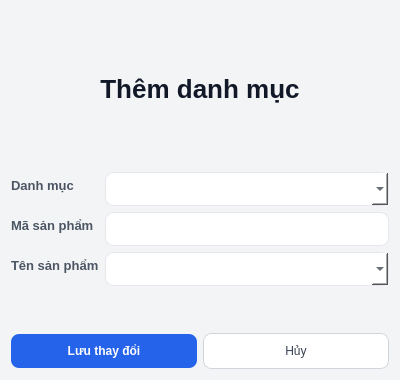
<?xml version="1.0" encoding="UTF-8"?>
<ui version="4.0">
 <class>Dialog</class>
 <widget class="QDialog" name="Dialog">
  <property name="geometry">
   <rect>
    <x>0</x>
    <y>0</y>
    <width>400</width>
    <height>380</height>
   </rect>
  </property>
  <property name="windowTitle">
   <string>Dialog</string>
  </property>
  <property name="styleSheet">
   <string notr="true">/* 1. Tổng thể Cửa sổ Dialog  */
QDialog {
    background-color: #f3f4f6; /* Nền xám nhạt đồng bộ toàn hệ thống */
    font-family: &quot;Inter&quot;, &quot;Segoe UI&quot;, sans-serif;
}

/* 2. Tiêu đề chính [cite: 108, 514] */
QLabel#lblTitleThemDanhMuc {
    font-size: 26px;
    font-weight: 800; /* Extra Bold */
    color: #111827;   /* Đen tuyền */
    padding: 10px 0px;
}

/* 3. Nhãn thuộc tính (Labels) [cite: 113, 519] */
QLabel#lblMaSP, QLabel#lblTenSP, QLabel#lblDanhMuc {
    font-size: 13px;
    font-weight: 600; /* Semi-bold */
    color: #4b5563;   /* Xám đậm chuyên nghiệp */
}

/* 4. Các ô nhập liệu (Inputs) [cite: 520-522] */
QLineEdit, QComboBox {
    background-color: #ffffff;
    border: 1px solid #e5e7eb;
    border-radius: 8px;
    padding: 8px 12px;
    color: #111827;
}

/* Hiệu ứng khi focus [cite: 521-522] */
QLineEdit:focus, QComboBox:focus {
    border: 2px solid #2563eb; /* Xanh dương thương hiệu */
}

/* Ô Read-Only [cite: 522-523] */
QLineEdit[readOnly=&quot;true&quot;] {
    background-color: #f3f4f6;
    color: #6b7280;
}

/* 5. Nút bấm (Buttons) [cite: 523-525, 562] */
/* Nút LƯU */
QPushButton#btnLuu {
    background-color: #2563eb;
    color: #ffffff;
    font-weight: 700;
    border-radius: 8px;
    padding: 10px 24px;
}

QPushButton#btnLuu:hover {
    background-color: #1d4ed8;
}

/* Nút HỦY */
QPushButton#btnHuy {
    background-color: #ffffff;
    color: #374151;
    border: 1px solid #d1d5db;
    border-radius: 8px;
    padding: 10px 24px;
}

QPushButton#btnHuy:hover {
    background-color: #f9fafb;
}</string>
  </property>
  <layout class="QVBoxLayout" name="verticalLayout">
   <item>
    <widget class="QLabel" name="lblTitleThemDanhMuc">
     <property name="text">
      <string>Thêm danh mục</string>
     </property>
     <property name="alignment">
      <set>Qt::AlignCenter</set>
     </property>
    </widget>
   </item>
   <item>
    <layout class="QFormLayout" name="formLayout">
     <item row="0" column="0">
      <widget class="QLabel" name="lblDanhMuc">
       <property name="text">
        <string>Danh mục</string>
       </property>
      </widget>
     </item>
     <item row="0" column="1">
      <widget class="QComboBox" name="cbDanhMuc"/>
     </item>
     <item row="1" column="0">
      <widget class="QLabel" name="lblMaSP">
       <property name="text">
        <string>Mã sản phẩm</string>
       </property>
      </widget>
     </item>
     <item row="1" column="1">
      <widget class="QLineEdit" name="txtReadOnlyMaSP">
       <property name="readOnly">
        <bool>true</bool>
       </property>
      </widget>
     </item>
     <item row="2" column="0">
      <widget class="QLabel" name="lblTenSP">
       <property name="text">
        <string>Tên sản phẩm</string>
       </property>
      </widget>
     </item>
     <item row="2" column="1">
      <widget class="QComboBox" name="cbTenSP"/>
     </item>
    </layout>
   </item>
   <item>
    <layout class="QHBoxLayout" name="horizontalLayout">
     <item>
      <widget class="QPushButton" name="btnLuu">
       <property name="text">
        <string>Lưu thay đổi</string>
       </property>
      </widget>
     </item>
     <item>
      <widget class="QPushButton" name="btnHuy">
       <property name="text">
        <string>Hủy</string>
       </property>
      </widget>
     </item>
    </layout>
   </item>
  </layout>
 </widget>
 <resources/>
 <connections/>
</ui>
